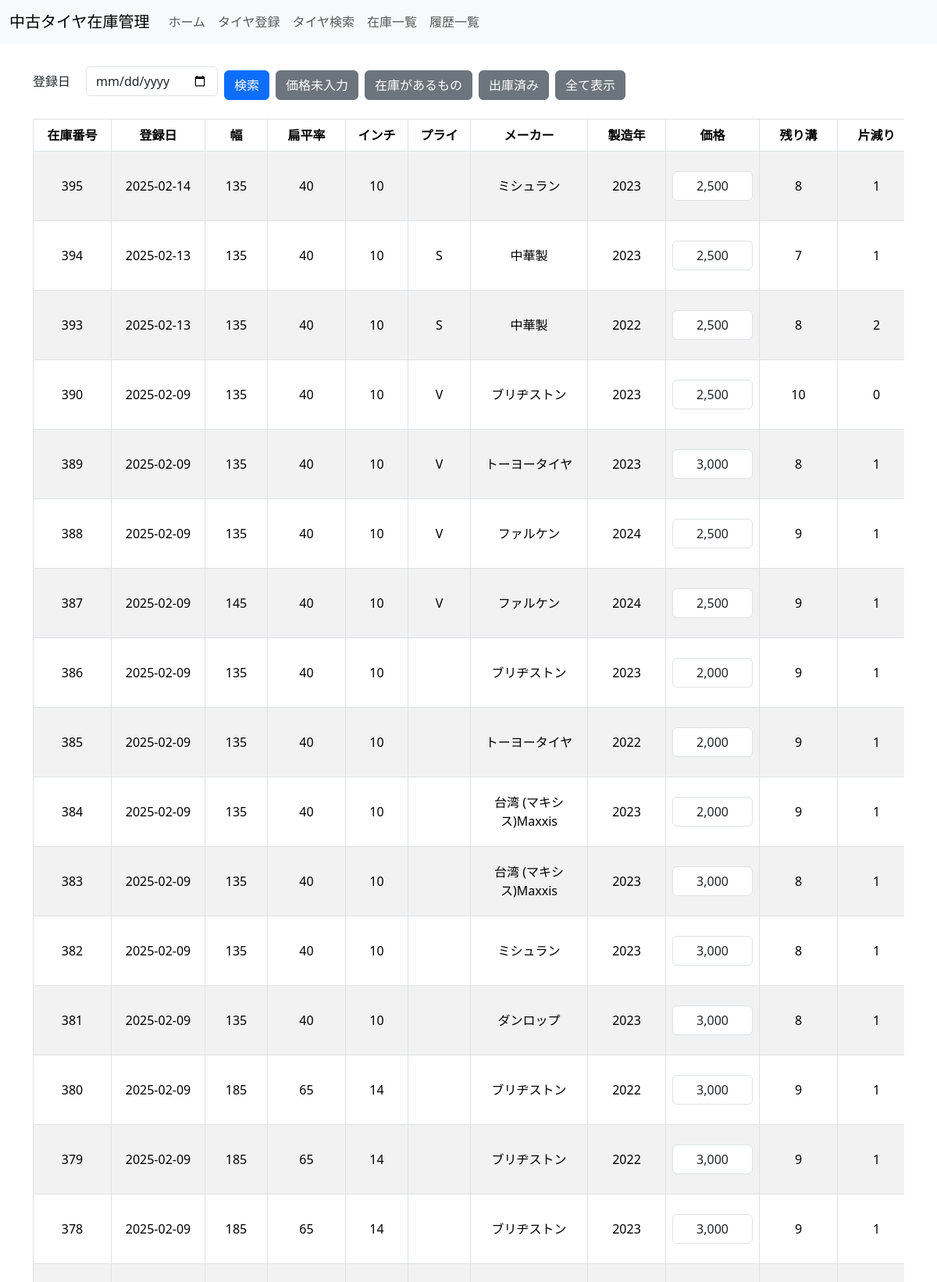
Page /inventory_list (upper part) on the committed database.
### models.py (models this page shows)
class InputPage(db.Model):
    __tablename__ = 'input_page'  # テーブル名を明示的に指定
    id = db.Column(db.Integer, primary_key=True)
    registration_date = db.Column(db.DateTime, nullable=False, default=lambda: datetime.now(JST).replace(microsecond=0))
    width = db.Column(db.Integer, db.ForeignKey('width.id'), nullable=False)
    aspect_ratio = db.Column(db.Integer, db.ForeignKey('aspect_ratio.id'), nullable=False)
    inch = db.Column(db.Integer, db.ForeignKey('inch.id'), nullable=False)
    other_details = db.Column(db.String)
    manufacturing_year = db.Column(db.Integer)
    manufacturer = db.Column(db.Integer, db.ForeignKey('manufacturer.id'), nullable=False)
    tread_depth = db.Column(db.Integer)
    uneven_wear = db.Column(db.Integer)
    ply_rating = db.Column(db.Integer, db.ForeignKey('ply_rating.id'), nullable=False)
    price = db.Column(db.Float, nullable=True)  # nullable=Trueに変更
    is_dispatched = db.Column(db.Boolean, default=False, nullable=False)
    width_ref = db.relationship('Width', backref='input_pages', lazy=True)
    aspect_ratio_ref = db.relationship('AspectRatio', backref='input_pages', lazy=True)
    inch_ref = db.relationship('Inch', backref='input_pages', lazy=True)
    manufacturer_ref = db.relationship('Manufacturer', backref='input_pages', lazy=True)
    ply_rating_ref = db.relationship('PlyRating', backref='input_pages', lazy=True)  # 新たに追加

class Width(db.Model):
    id = db.Column(db.Integer, primary_key=True)
    value = db.Column(db.Integer, nullable=False)

class AspectRatio(db.Model):
    id = db.Column(db.Integer, primary_key=True)
    value = db.Column(db.Integer, nullable=False)

class Inch(db.Model):
    id = db.Column(db.Integer, primary_key=True)
    value = db.Column(db.Integer, nullable=False)

class Manufacturer(db.Model):
    id = db.Column(db.Integer, primary_key=True)
    name = db.Column(db.String, nullable=False)

class PlyRating(db.Model):
    __tablename__ = 'ply_rating'  # テーブル名を明示的に指定
    id = db.Column(db.Integer, primary_key=True)
    value = db.Column(db.String, nullable=False)
    is_custom = db.Column(db.Integer, nullable=False)
    added_date = db.Column(db.Date, nullable=False)

### app.py (the view, shortened to what this page needs)
@app.route('/inventory_list', methods=['GET', 'POST'])
def inventory_list():
    form = SearchForm()
    edit_forms = {}
    query = InputPage.query.order_by(InputPage.id.desc())
    query = query.filter(InputPage.is_dispatched == False)
    tires = query.all()
    for tire in tires:
        if not isinstance(tire.registration_date, datetime):
            try:
                tire.registration_date = datetime.strptime(tire.registration_date, '%Y-%m-%d %H:%M:%S')
            except (ValueError, TypeError):
                print(f"🚨 `registration_date` の変換失敗: {tire.registration_date}")
    return render_template('inventory_list.html', form=form, tires=tires)

### forms.py
class SearchForm(FlaskForm):
    width = SelectField('幅', coerce=int, validators=[Optional()])
    aspect_ratio = SelectField('扁平率', coerce=int, validators=[Optional()])
    inch = SelectField('インチ', coerce=int, validators=[Optional()])
    ply_rating = SelectField('プライ', coerce=int, validators=[Optional()])  # ply_rating フィールド
    registration_date = DateField('登録日', format='%Y-%m-%d', validators=[Optional()])  # 日付フィールド追加
    submit = SubmitField('検索')
    def __init__(self, *args, **kwargs):
        super().__init__(*args, **kwargs)
        self.width.choices = [(0, f"{self.width.label.text}")] + [(w.id, w.value) for w in Width.query.all()]
        self.width.default = 0  # 初期値を指定
        self.aspect_ratio.choices = [(0, f"{self.aspect_ratio.label.text}")] + [(ar.id, ar.value) for ar in AspectRatio.query.all()]
        self.aspect_ratio.default = 0  # 初期値を指定
        self.inch.choices = [(0, f"{self.inch.label.text}")] + [(i.id, i.value) for i in Inch.query.all()]
        self.inch.default = 0  # 初期値を指定
        self.ply_rating.choices = [(0, f"{self.ply_rating.label.text}")] + [(p.id, p.value) for p in PlyRating.query.all()]
        self.ply_rating.default = 0  # 初期値を指定

### app.py (called while the page is built)
@app.context_processor
def inject_user():
    from flask_login import current_user
    return dict(user=current_user)

@app.template_filter('currency')
def format_currency(value):
    if value is None:
        return ""  # 値がない場合は空文字を返す
    try:
        return "{:,.0f}".format(value)
    except ValueError:
        return value  # フォーマットに失敗した場合は元の値を返す

### templates/inventory_list.html (shortened to what this page needs)
{% extends "base.html" %}
{% block content %}
<div class="container my-4">
    <form method="POST" class="mb-4">
        <div class="d-flex flex-wrap align-items-center gap-2">
            <div class="d-flex align-items-center nowrap">
                <label class="mr-2 mb-0">{{ form.registration_date.label }}</label>
                {{ form.registration_date(class="form-control", size=10) }}
            </div>
            <button type="submit" name="search" class="btn btn-primary">検索</button>
            <button type="submit" name="filter_unpriced" class="btn btn-secondary">価格未入力</button>
            <button type="submit" name="filter_in_stock" class="btn btn-secondary">在庫があるもの</button>
            <button type="submit" name="filter_dispatched" class="btn btn-secondary">出庫済み</button>
            <button type="submit" name="reset" class="btn btn-secondary">全て表示</button>
        </div>
    </form>
    <div class="table-responsive">
        <form method="POST">
            <table class="table table-bordered table-striped table-hover">
                <thead class="thead-light">
                    <tr>
                        <th style="min-width: 100px;">在庫番号</th>
                        <th style="min-width: 120px;">登録日</th>
                        <th style="min-width: 80px;">幅</th>
                        <th style="min-width: 100px;">扁平率</th>
                        <th style="min-width: 80px;">インチ</th>
                        <th style="min-width: 80px;">プライ</th>
                        <th style="min-width: 150px;">メーカー</th>
                        <th style="min-width: 100px;">製造年</th>
                        <th style="min-width: 120px;">価格</th>
                        <th style="min-width: 100px;">残り溝</th>
                        <th style="min-width: 100px;">片減り</th>
                    </tr>
                </thead>
                <tbody>
                    {% for tire in tires %}
                    <tr>
                        <td>{{ tire.id }}</td>
                        <td>{{ tire.registration_date.strftime('%Y-%m-%d') if tire.registration_date else 'N/A' }}</td>
                        <td>{{ tire.width_ref.value }}</td>
                        <td>{{ tire.aspect_ratio_ref.value }}</td>
                        <td>{{ tire.inch_ref.value }}</td>
                        <td>{{ tire.ply_rating_ref.value }}</td>
                        <td>{{ tire.manufacturer_ref.name }}</td>
                        <td>{{ tire.manufacturing_year }}</td>
                        <td>
                            <input type="text" name="price_{{ tire.id }}" value="{{ tire.price|int|currency }}" class="form-control" size="10">
                        </td>
                        <td>{{ tire.tread_depth }}</td>
                        <td>{{ tire.uneven_wear }}</td>
                    </tr>
                    {% endfor %}
                </tbody>
            </table>
        </form>
    </div>
</div>
{% endblock %}

### static/css/style.css (style rules this page uses)
* { box-sizing: border-box; }
input { min-width: 35px; }
body { background-color: #f8f9fa; }
form { background-color: #fff; }
.btn { padding: 10px 20px; margin-top: 10px; background-color: #007bff; color: #fff; border: none; cursor: pointer; border-radius: 5px; }
.d-flex.flex-wrap.gap-2 { gap: 10px; }
.d-flex.align-items-center label { margin-right: 5px; }
.nowrap label { white-space: nowrap; }
.d-flex.align-items-center label { margin-right: 10px; }
.table td, .table th { text-align: center; vertical-align: middle; }
.table input { text-align: center; }
.btn { font-size: 1rem; padding: 0.75rem 1.5rem; border: none; border-radius: 5px; transition: background-color 0.3s ease, transform 0.1s ease; }
.btn-primary { background-color: #007bff; color: #fff; }
.btn-secondary { background-color: #6c757d; color: #fff; }

### rows in the picture
InputPage: id "395", registration_date "2025-02-14", width_ref.value "135", aspect_ratio_ref.value "40", inch_ref.value "10", manufacturer_ref.name "ミシュラン", manufacturing_year "2023", price "2,500", tread_depth "8", uneven_wear "1"
InputPage: id "394", registration_date "2025-02-13", width_ref.value "135", aspect_ratio_ref.value "40", inch_ref.value "10", ply_rating_ref.value "S", manufacturer_ref.name "中華製", manufacturing_year "2023", price "2,500", tread_depth "7", uneven_wear "1"
InputPage: id "393", registration_date "2025-02-13", width_ref.value "135", aspect_ratio_ref.value "40", inch_ref.value "10", ply_rating_ref.value "S", manufacturer_ref.name "中華製", manufacturing_year "2022", price "2,500", tread_depth "8", uneven_wear "2"
InputPage: id "390", registration_date "2025-02-09", width_ref.value "135", aspect_ratio_ref.value "40", inch_ref.value "10", ply_rating_ref.value "V", manufacturer_ref.name "ブリヂストン", manufacturing_year "2023", price "2,500", tread_depth "10", uneven_wear "0"
InputPage: id "389", registration_date "2025-02-09", width_ref.value "135", aspect_ratio_ref.value "40", inch_ref.value "10", ply_rating_ref.value "V", manufacturer_ref.name "トーヨータイヤ", manufacturing_year "2023", price "3,000", tread_depth "8", uneven_wear "1"
InputPage: id "388", registration_date "2025-02-09", width_ref.value "135", aspect_ratio_ref.value "40", inch_ref.value "10", ply_rating_ref.value "V", manufacturer_ref.name "ファルケン", manufacturing_year "2024", price "2,500", tread_depth "9", uneven_wear "1"
InputPage: id "387", registration_date "2025-02-09", width_ref.value "145", aspect_ratio_ref.value "40", inch_ref.value "10", ply_rating_ref.value "V", manufacturer_ref.name "ファルケン", manufacturing_year "2024", price "2,500", tread_depth "9", uneven_wear "1"
InputPage: id "386", registration_date "2025-02-09", width_ref.value "135", aspect_ratio_ref.value "40", inch_ref.value "10", manufacturer_ref.name "ブリヂストン", manufacturing_year "2023", price "2,000", tread_depth "9", uneven_wear "1"
InputPage: id "385", registration_date "2025-02-09", width_ref.value "135", aspect_ratio_ref.value "40", inch_ref.value "10", manufacturer_ref.name "トーヨータイヤ", manufacturing_year "2022", price "2,000", tread_depth "9", uneven_wear "1"
InputPage: id "384", registration_date "2025-02-09", width_ref.value "135", aspect_ratio_ref.value "40", inch_ref.value "10", manufacturer_ref.name "台湾 (マキシス)Maxxis", manufacturing_year "2023", price "2,000", tread_depth "9", uneven_wear "1"
InputPage: id "383", registration_date "2025-02-09", width_ref.value "135", aspect_ratio_ref.value "40", inch_ref.value "10", manufacturer_ref.name "台湾 (マキシス)Maxxis", manufacturing_year "2023", price "3,000", tread_depth "8", uneven_wear "1"
InputPage: id "382", registration_date "2025-02-09", width_ref.value "135", aspect_ratio_ref.value "40", inch_ref.value "10", manufacturer_ref.name "ミシュラン", manufacturing_year "2023", price "3,000", tread_depth "8", uneven_wear "1"
InputPage: id "381", registration_date "2025-02-09", width_ref.value "135", aspect_ratio_ref.value "40", inch_ref.value "10", manufacturer_ref.name "ダンロップ", manufacturing_year "2023", price "3,000", tread_depth "8", uneven_wear "1"
InputPage: id "380", registration_date "2025-02-09", width_ref.value "185", aspect_ratio_ref.value "65", inch_ref.value "14", manufacturer_ref.name "ブリヂストン", manufacturing_year "2022", price "3,000", tread_depth "9", uneven_wear "1"
InputPage: id "379", registration_date "2025-02-09", width_ref.value "185", aspect_ratio_ref.value "65", inch_ref.value "14", manufacturer_ref.name "ブリヂストン", manufacturing_year "2022", price "3,000", tread_depth "9", uneven_wear "1"
InputPage: id "378", registration_date "2025-02-09", width_ref.value "185", aspect_ratio_ref.value "65", inch_ref.value "14", manufacturer_ref.name "ブリヂストン", manufacturing_year "2023", price "3,000", tread_depth "9", uneven_wear "1"
